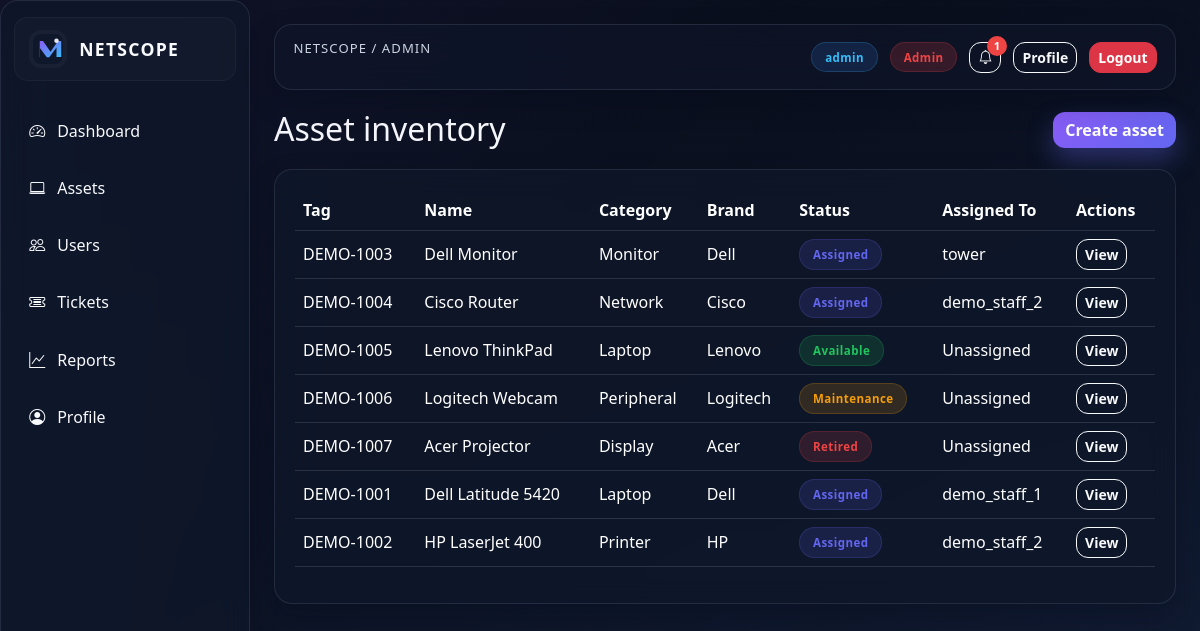
Screenshot of /admin/assets (signed in) with the database file from the repository.
### app/models.py (models this page shows, shortened)
class User(db.Model, UserMixin):
    __tablename__ = "users"
    __table_args__ = (
        UniqueConstraint("username", name="uq_users_username"),
        UniqueConstraint("email", name="uq_users_email"),
    )
    id = db.Column(db.Integer, primary_key=True)
    username = db.Column(db.String(64), unique=True, index=True, nullable=False)
    email = db.Column(db.String(120), unique=True, index=True, nullable=False)
    password_hash = db.Column(db.String(256), nullable=False)
    role = db.Column(db.String(20), nullable=False, default="staff")
    is_approved = db.Column(db.Boolean, nullable=False, default=True)
    is_super_admin = db.Column(db.Boolean, nullable=False, default=False)
    created_at = db.Column(db.DateTime, nullable=False, default=lambda: datetime.now(timezone.utc))
    assigned_assets = db.relationship(
        "Asset",
        foreign_keys="Asset.assigned_to_id",
        back_populates="assigned_to",
        cascade="all, delete-orphan",
    )
    created_tickets = db.relationship(
        "Ticket",
        foreign_keys="Ticket.created_by_id",
        back_populates="creator",
        cascade="all, delete-orphan",
    )
    assigned_tickets = db.relationship(
        "Ticket",
        foreign_keys="Ticket.technician_id",
        back_populates="technician",
        cascade="all, delete-orphan",
    )
    maintenance_logs = db.relationship(
        "MaintenanceLog",
        foreign_keys="MaintenanceLog.technician_id",
        back_populates="technician",
        cascade="all, delete-orphan",
    )
    notifications = db.relationship(
        "Notification",
        foreign_keys="Notification.recipient_id",
        back_populates="recipient",
        cascade="all, delete-orphan",
    )

class Asset(db.Model):
    __tablename__ = "assets"
    __table_args__ = (
        UniqueConstraint("asset_tag", name="uq_assets_asset_tag"),
        UniqueConstraint("serial_number", name="uq_assets_serial_number"),
    )
    id = db.Column(db.Integer, primary_key=True)
    asset_tag = db.Column(db.String(64), unique=True, nullable=False)
    name = db.Column(db.String(120), nullable=False)
    category = db.Column(db.String(50), nullable=False)
    brand = db.Column(db.String(80), nullable=True)
    model = db.Column(db.String(120), nullable=True)
    serial_number = db.Column(db.String(120), unique=True, nullable=False)
    department = db.Column(db.String(80), nullable=True)
    location = db.Column(db.String(120), nullable=True)
    status = db.Column(db.String(30), nullable=False, default="Available")
    assigned_to_id = db.Column(db.Integer, db.ForeignKey("users.id"), nullable=True)
    purchase_date = db.Column(db.Date, nullable=True)
    created_at = db.Column(db.DateTime, nullable=False, default=lambda: datetime.now(timezone.utc))
    assigned_to = db.relationship("User", foreign_keys=[assigned_to_id], back_populates="assigned_assets")
    maintenance_logs = db.relationship(
        "MaintenanceLog",
        foreign_keys="MaintenanceLog.asset_id",
        back_populates="asset",
        cascade="all, delete-orphan",
    )

### app/blueprints/admin/routes.py (the view)
@admin_bp.route("/assets")
@role_required("admin")
def assets():
    assets_list = Asset.query.order_by(Asset.created_at.desc()).all()
    return render_template("admin/assets.html", assets=assets_list)

### app/templates/admin/assets.html (shortened to what this page needs)
{% extends 'base.html' %}
{% block content %}
<div class="section-header">
  <div>
    <h2>Asset inventory</h2>
  </div>
  <a href="{{ url_for('admin.create_asset') }}" class="btn btn-primary">Create asset</a>
</div>
<div class="glass-card page-card">
  {% if assets %}
  <div class="table-responsive">
    <table class="table table-dark table-hover align-middle">
      <thead>
        <tr>
          <th>Tag</th>
          <th>Name</th>
          <th>Category</th>
          <th>Brand</th>
          <th>Status</th>
          <th>Assigned To</th>
          <th>Actions</th>
        </tr>
      </thead>
      <tbody>
        {% for asset in assets %}
        <tr>
          <td>{{ asset.asset_tag }}</td>
          <td>{{ asset.name }}</td>
          <td>{{ asset.category }}</td>
          <td>{{ asset.brand or '—' }}</td>
          <td><span class="status-badge {{ asset.status|lower|replace(' ', '-') }}">{{ asset.status }}</span></td>
          <td>{{ asset.assigned_to.username if asset.assigned_to else 'Unassigned' }}</td>
          <td>
            <a href="{{ url_for('admin.asset_detail', asset_id=asset.id) }}" class="btn btn-sm btn-outline-light">View</a>
          </td>
        </tr>
        {% endfor %}
      </tbody>
    </table>
  </div>
  {% else %}
    <div class="empty-state">
      <p>No assets found.</p>
    </div>
  {% endif %}
</div>
{% endblock %}

### app/templates/base.html (shortened to what this page needs)
<!doctype html>
<html lang="en">
  <head>
    <link href="https://cdn.jsdelivr.net/npm/bootstrap@5.3.2/dist/css/bootstrap.min.css" rel="stylesheet">
    <link rel="stylesheet" href="https://cdn.jsdelivr.net/npm/bootstrap-icons@1.11.3/font/bootstrap-icons.css">
    <link rel="stylesheet" href="{{ url_for('static', filename='css/style.css') }}">
  </head>
  <body data-user-id="{{ current_user.id if current_user.is_authenticated else '' }}" data-user-role="{{ current_user.role if current_user.is_authenticated else '' }}">
    <div class="app-shell">
      {% if current_user.is_authenticated %}
      <aside class="sidebar glass-card">
        <div class="brand-box">
          <img src="{{ url_for('static', filename='images/logo.svg') }}" alt="NETSCOPE logo" class="brand-logo">
          <span>NETSCOPE</span>
        </div>
        <nav class="side-nav">
          {% if current_user.role == 'admin' %}
            <a href="{{ url_for('admin.dashboard') }}"><i class="bi bi-speedometer2"></i> Dashboard</a>
            <a href="{{ url_for('admin.assets') }}"><i class="bi bi-laptop"></i> Assets</a>
            <a href="{{ url_for('admin.users') }}"><i class="bi bi-people"></i> Users</a>
            <a href="{{ url_for('admin.tickets') }}"><i class="bi bi-ticket-detailed"></i> Tickets</a>
            <a href="{{ url_for('admin.reports') }}"><i class="bi bi-graph-up"></i> Reports</a>
          {% endif %}
          <a href="{{ url_for('auth.profile') }}"><i class="bi bi-person-circle"></i> Profile</a>
        </nav>
      </aside>
      {% endif %}
      <main class="page-main">
        {% if current_user.is_authenticated %}
        <header class="topbar glass-card">
          <div>
            <div class="breadcrumb">NETSCOPE / {{ request.endpoint.split('.')[0]|title if request.endpoint else 'Home' }}</div>
          </div>
          <div class="topbar-actions">
            <span class="username-pill">{{ current_user.username }}</span>
            <span class="role-badge {{ current_user.role }}">{{ current_user.role|title }}</span>
            {% if current_user.role == 'admin' %}
            <div class="notification-wrapper">
              <button type="button" id="adminNotificationToggle" class="btn btn-sm btn-outline-light position-relative notification-bell" aria-label="Admin notifications">
                <i class="bi bi-bell"></i>
                {% if admin_notification_count %}
                <span id="adminNotificationCount" class="notification-count">{{ admin_notification_count }}</span>
                {% endif %}
              </button>
            </div>
            {% endif %}
            <a class="btn btn-sm btn-outline-light" href="{{ url_for('auth.profile') }}">Profile</a>
            <form method="post" action="{{ url_for('auth.logout') }}">
              <button type="submit" class="btn btn-sm btn-danger">Logout</button>
            </form>
          </div>
        </header>
        {% endif %}
        <div class="page-content">
          {% block content %}{% endblock %}
        </div>
      </main>
    </div>
  </body>
</html>

### rows the page displays
User: username "admin", role "Admin"
Asset: asset_tag "DEMO-1003", name "Dell Monitor", category "Monitor", brand "Dell", status "Assigned", assigned_to "tower"
Asset: asset_tag "DEMO-1004", name "Cisco Router", category "Network", brand "Cisco", status "Assigned", assigned_to "demo_staff_2"
Asset: asset_tag "DEMO-1005", name "Lenovo ThinkPad", category "Laptop", brand "Lenovo", status "Available", assigned_to "Unassigned"
Asset: asset_tag "DEMO-1006", name "Logitech Webcam", category "Peripheral", brand "Logitech", status "Maintenance", assigned_to "Unassigned"
Asset: asset_tag "DEMO-1007", name "Acer Projector", category "Display", brand "Acer", status "Retired", assigned_to "Unassigned"
Asset: asset_tag "DEMO-1001", name "Dell Latitude 5420", category "Laptop", brand "Dell", status "Assigned", assigned_to "demo_staff_1"
Asset: asset_tag "DEMO-1002", name "HP LaserJet 400", category "Printer", brand "HP", status "Assigned", assigned_to "demo_staff_2"

### other values shown
{{ request.endpoint.split('.')[0]|title if request.endpoint else 'Home' }} "ADMIN"
{{ admin_notification_count }} "1"
